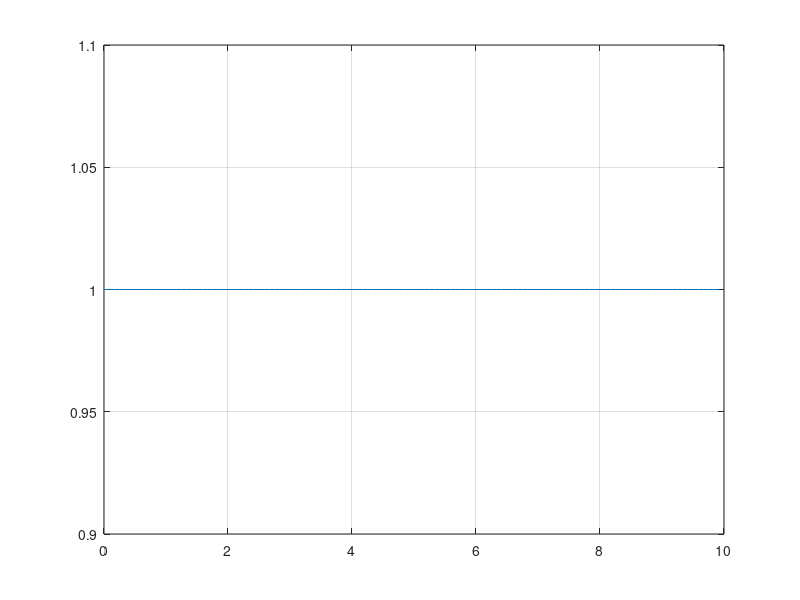
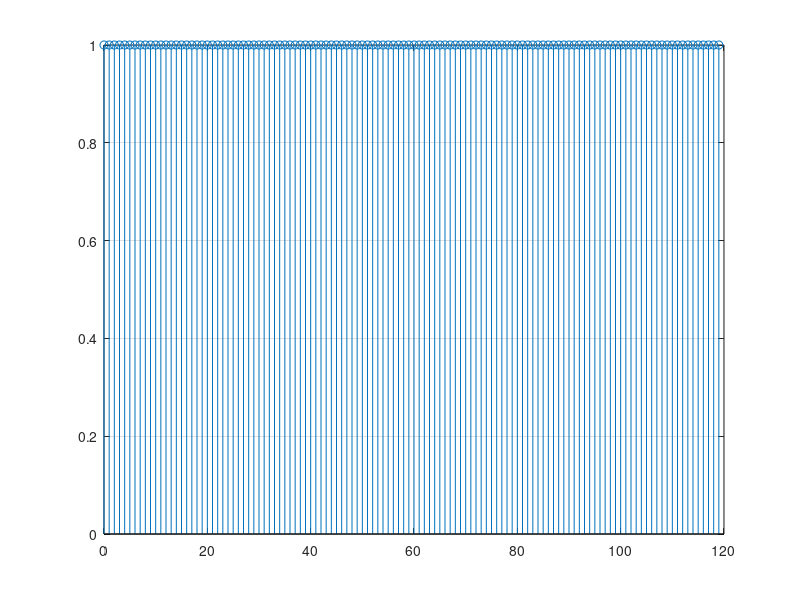

Here is the MATLAB script that generated these plots, in order:
%Exercitiul 6

F0 = 2000; Fs = 12000;
%T = 1/F0;
N = 10*12; %N=10ms*12kHz-numarul de esantioane
n = 0:N-1;
a = round(rand(1,20)) %generam un vector de 20 de elemente deoarece perioada de bit este 0.5 si 10ms/0.5ms=20 
%cu ajutorul functiei 'round' am pus pe cele 20 de pozitii ale vectorului a
%cate o valoare aleatoare de 0 sau 1

for i = 1:N
    s(i) = a(floor(i/Fs/F0+1)); %formam semnalul
end

%a)
figure('Color','cyan') %aici afisam semnalul continuu in timp absolut
pas=1/12;
t=0:pas:10-pas;
%t = 0:1/Fs:T-1/Fs;
plot(t,s), grid
%b)
figure('Color','magenta') %aici afisam semnalul  discret 
stem(n,s),grid